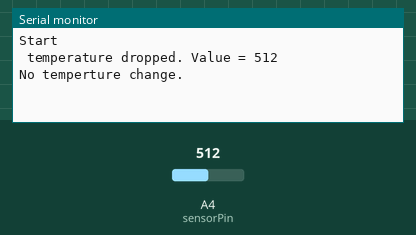
Recording of a sketch running on a simulated Arduino Uno, built with avr-gcc and run on an emulated ATmega328P. On the bench: the last lines printed to the serial monitor. Inputs (shaded band) come from the test bench; at power-on: A4 (sensorPin) = 512.

Above: at 5.8 s.
5.9 s: A4 (sensorPin) set to 306
At 11.0 s:
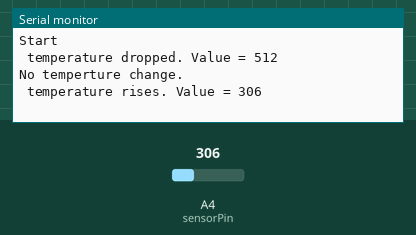
11.9 s: A4 (sensorPin) set to 122
At 16.0 s:
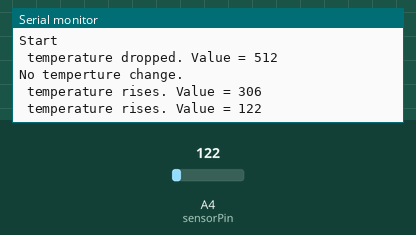

Measured:
- after the input at 5.9 s, the serial monitor: prints a new line after 4.1 s (image 1)
- after the input at 11.9 s, the serial monitor: prints a new line after 3.1 s (image 2)

The sketch:

DigitalTemp.ino
```cpp
//code write by Moz for YouTube changel LogMaker360, 21-9-2015
//code belongs to this video:https://www.youtube.com/watch?v=9RO03TIiSDU

#define sensorPin 4 // select the input pin for the potentiometer

int sensorValue = 0; // variable to store the value coming from the sensor
int lastValue = 0;
int counter = 0;

void setup ()
{
  Serial.begin (9600);
}

void loop ()
{

 sensorValue = analogRead(sensorPin);
  if (sensorValue == lastValue)
  {

    Serial.println("No temperture change.");
  }
  else if(sensorValue < lastValue) //thea cup
  {
    Serial.print(" temperature rises. Value = ");
    Serial.println(sensorValue);
  }
  else if(sensorValue > lastValue ){ //last option ice cube
    if(counter== 0){
      Serial.println("Start");
    }
    Serial.print(" temperature dropped. Value = ");
    Serial.println(sensorValue);
  }
  counter++;
  lastValue = sensorValue;
  delay(5000);
}
```
